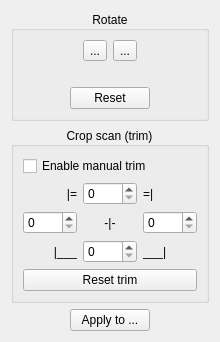
<?xml version="1.0" encoding="UTF-8"?>
<ui version="4.0">
 <class>fix_orientation::OptionsWidget</class>
 <widget class="QWidget" name="fix_orientation::OptionsWidget">
   <property name="geometry">
   <rect>
    <x>0</x>
    <y>0</y>
    <width>220</width>
    <height>340</height>
   </rect>
  </property>
  <property name="windowTitle">
   <string>Form</string>
  </property>
  <layout class="QVBoxLayout">
   <item>
    <widget class="CollapsibleGroupBox" name="rotateGroupBox">
     <property name="title">
      <string>Rotate</string>
     </property>
     <property name="alignment">
      <set>Qt::AlignCenter</set>
     </property>
     <layout class="QVBoxLayout">
      <item>
       <layout class="QHBoxLayout">
        <item>
         <spacer>
          <property name="orientation">
           <enum>Qt::Horizontal</enum>
          </property>
          <property name="sizeHint" stdset="0">
           <size>
            <width>1</width>
            <height>1</height>
           </size>
          </property>
         </spacer>
        </item>
        <item>
         <widget class="QToolButton" name="rotateLeftBtn">
          <property name="text">
           <string>...</string>
          </property>
          <property name="icon">
           <iconset resource="../../../resources/resources.qrc">
            <normaloff>:/icons/object-rotate-left.svg</normaloff>:/icons/object-rotate-left.svg</iconset>
          </property>
          <property name="iconSize">
           <size>
            <width>24</width>
            <height>24</height>
           </size>
          </property>
         </widget>
        </item>
        <item>
         <widget class="QToolButton" name="rotateRightBtn">
          <property name="text">
           <string>...</string>
          </property>
          <property name="icon">
           <iconset resource="../../../resources/resources.qrc">
            <normaloff>:/icons/object-rotate-right.svg</normaloff>:/icons/object-rotate-right.svg</iconset>
          </property>
          <property name="iconSize">
           <size>
            <width>24</width>
            <height>24</height>
           </size>
          </property>
         </widget>
        </item>
        <item>
         <spacer>
          <property name="orientation">
           <enum>Qt::Horizontal</enum>
          </property>
          <property name="sizeHint" stdset="0">
           <size>
            <width>1</width>
            <height>1</height>
           </size>
          </property>
         </spacer>
        </item>
       </layout>
      </item>
      <item>
       <layout class="QHBoxLayout">
        <item>
         <spacer>
          <property name="orientation">
           <enum>Qt::Horizontal</enum>
          </property>
          <property name="sizeHint" stdset="0">
           <size>
            <width>1</width>
            <height>1</height>
           </size>
          </property>
         </spacer>
        </item>
        <item>
         <widget class="QLabel" name="rotationIndicator">
          <property name="text">
           <string/>
          </property>
          <property name="pixmap">
           <pixmap resource="../../../resources/resources.qrc">:/icons/big-up-arrow.svg</pixmap>
          </property>
         </widget>
        </item>
        <item>
         <spacer>
          <property name="orientation">
           <enum>Qt::Horizontal</enum>
          </property>
          <property name="sizeHint" stdset="0">
           <size>
            <width>1</width>
            <height>1</height>
           </size>
          </property>
         </spacer>
        </item>
       </layout>
      </item>
      <item>
       <layout class="QHBoxLayout">
        <item>
         <spacer>
          <property name="orientation">
           <enum>Qt::Horizontal</enum>
          </property>
          <property name="sizeHint" stdset="0">
           <size>
            <width>1</width>
            <height>1</height>
           </size>
          </property>
         </spacer>
        </item>
        <item>
         <widget class="QPushButton" name="resetBtn">
          <property name="text">
           <string>Reset</string>
          </property>
         </widget>
        </item>
        <item>
         <spacer>
          <property name="orientation">
           <enum>Qt::Horizontal</enum>
          </property>
          <property name="sizeHint" stdset="0">
           <size>
            <width>1</width>
            <height>1</height>
           </size>
          </property>
         </spacer>
        </item>
       </layout>
      </item>
     </layout>
    </widget>
   </item>
   <item>
    <widget class="CollapsibleGroupBox" name="trimGroupBox">
     <property name="title">
      <string>Crop scan (trim)</string>
     </property>
     <property name="alignment">
      <set>Qt::AlignCenter</set>
     </property>
     <layout class="QVBoxLayout">
      <item>
       <widget class="QCheckBox" name="trimEnabledCheck">
        <property name="text">
         <string>Enable manual trim</string>
        </property>
       </widget>
      </item>
      <item>
       <layout class="QGridLayout" name="trimGridLayout">
        <item row="0" column="0">
         <widget class="QLabel" name="labelTrimTopLeft">
          <property name="text">
           <string notr="true">|=</string>
          </property>
          <property name="alignment">
           <set>Qt::AlignRight|Qt::AlignVCenter</set>
          </property>
         </widget>
        </item>
        <item row="0" column="1">
         <widget class="QSpinBox" name="trimTopSpin">
          <property name="minimum">
           <number>0</number>
          </property>
         </widget>
        </item>
        <item row="0" column="2">
         <widget class="QLabel" name="labelTrimTopRight">
          <property name="text">
           <string notr="true">=|</string>
          </property>
          <property name="alignment">
           <set>Qt::AlignLeft|Qt::AlignVCenter</set>
          </property>
         </widget>
        </item>
        <item row="1" column="0">
         <widget class="QSpinBox" name="trimLeftSpin">
          <property name="minimum">
           <number>0</number>
          </property>
         </widget>
        </item>
        <item row="1" column="1">
         <widget class="QLabel" name="labelTrimCenter">
          <property name="text">
           <string notr="true">-|-</string>
          </property>
          <property name="alignment">
           <set>Qt::AlignCenter</set>
          </property>
         </widget>
        </item>
        <item row="1" column="2">
         <widget class="QSpinBox" name="trimRightSpin">
          <property name="minimum">
           <number>0</number>
          </property>
         </widget>
        </item>
        <item row="2" column="0">
         <widget class="QLabel" name="labelTrimBottomLeft">
          <property name="text">
           <string notr="true">|___</string>
          </property>
          <property name="alignment">
           <set>Qt::AlignRight|Qt::AlignVCenter</set>
          </property>
         </widget>
        </item>
        <item row="2" column="1">
         <widget class="QSpinBox" name="trimBottomSpin">
          <property name="minimum">
           <number>0</number>
          </property>
         </widget>
        </item>
        <item row="2" column="2">
         <widget class="QLabel" name="labelTrimBottomRight">
          <property name="text">
           <string notr="true">___|</string>
          </property>
          <property name="alignment">
           <set>Qt::AlignLeft|Qt::AlignVCenter</set>
          </property>
         </widget>
        </item>
       </layout>
      </item>
      <item>
       <widget class="QPushButton" name="resetTrimBtn">
        <property name="text">
         <string>Reset trim</string>
        </property>
       </widget>
      </item>
     </layout>
    </widget>
   </item>
   <item>
    <layout class="QHBoxLayout">
     <item>
      <spacer>
       <property name="orientation">
        <enum>Qt::Horizontal</enum>
       </property>
       <property name="sizeHint" stdset="0">
        <size>
         <width>1</width>
         <height>1</height>
        </size>
       </property>
      </spacer>
     </item>
     <item>
      <widget class="QPushButton" name="applyToBtn">
       <property name="text">
        <string>Apply to ...</string>
       </property>
      </widget>
     </item>
     <item>
      <spacer>
       <property name="orientation">
        <enum>Qt::Horizontal</enum>
       </property>
       <property name="sizeHint" stdset="0">
        <size>
         <width>1</width>
         <height>1</height>
        </size>
       </property>
      </spacer>
     </item>
    </layout>
   </item>
   <item>
    <spacer>
     <property name="orientation">
      <enum>Qt::Vertical</enum>
     </property>
     <property name="sizeHint" stdset="0">
      <size>
       <width>1</width>
       <height>1</height>
      </size>
     </property>
    </spacer>
   </item>
  </layout>
 </widget>
 <customwidgets>
  <customwidget>
   <class>CollapsibleGroupBox</class>
   <extends>QGroupBox</extends>
   <header location="global">CollapsibleGroupBox.h</header>
   <container>1</container>
  </customwidget>
 </customwidgets>
 <resources>
  <include location="../../../resources/resources.qrc"/>
 </resources>
 <connections/>
</ui>
